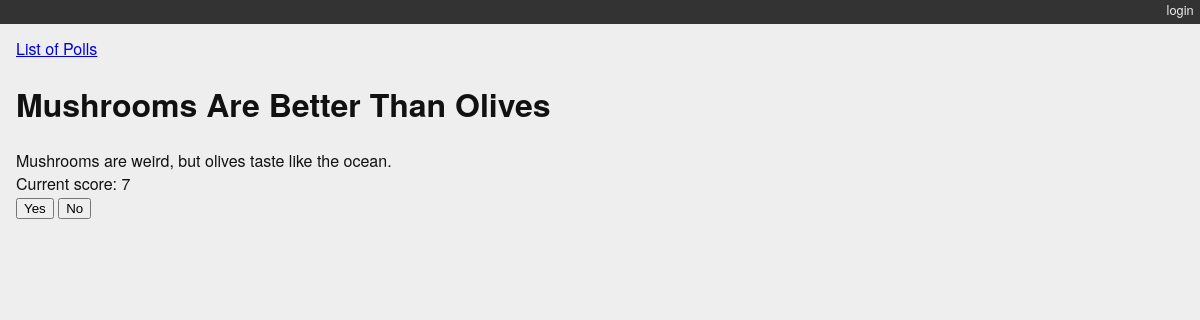
Page /polling/polls/1/ on the committed database.
### polling/models.py (models this page shows, shortened)
class Poll(models.Model):
    title = models.CharField(max_length=128)
    text = models.TextField(blank=True)
    score = models.IntegerField(default=0)

### polling/views.py (the view, shortened to what this page needs)
# urls.py: path('polls/<int:pk>/', PoolDetailView.as_view(), name="poll_detail"),
class PoolDetailView(DetailView):
    model = Poll
    template_name = 'polling/detail.html'
    def get(self, request, *args, **kwargs):
        poll = self.get_object()
        context = {'polli': poll, 'object': poll}
        return render(request, "polling/detail.html", context)

### polling/templates/polling/detail.html (shortened to what this page needs)
<!DOCTYPE html>
{% extends "base.html" %}
{% block content %}
<a href="/polling/">List of Polls</a>
<h1>{{ object.title }}</h1>
<div class="poll-body">
    {{ object.text }}
</div>
<div class="poll-score">
    Current score: {{ object.score }}
</div>
<div class="poll-vote">
    <form method="POST">
        <input type="submit" name="vote" value="Yes">
        <input type="submit" name="vote" value="No">
    </form>
</div>
{% endblock %}

### blogging/static/django_blog.css (style rules this page uses)
body { background-color: #eee; color: #111; font-family: "HelveticaNeue-Light", "Helvetica Neue Light", "Helvetica Neue", Helvetica, Arial, "Lucida Grande", sans-serif; margin:0; padding:0; }

### rows in the picture
Poll: title "Mushrooms Are Better Than Olives", text "Mushrooms are weird, but olives taste like the ocean.", score "7"
